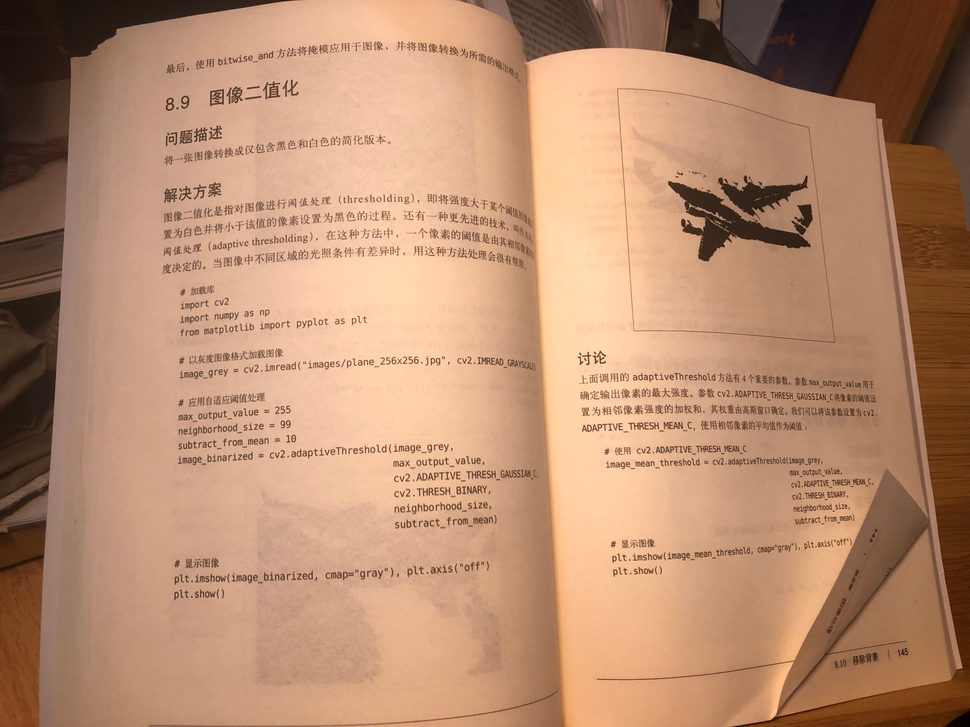
#> input picture PRECESSING/ImageData/mytest.png, 970 x 727 px, shrunk from 4032 x 3024 before the run, found by its file name
$ python test.py
#> lines starting #> are read from the running program, lines starting #| are printed output that depends on the picture; after the words box and inside, x2 and y2 are one past the last pixel; in counts of white or black regions, pixels touching at a corner belong together
# -*- coding: utf-8 -*-
# @Time    : 2020/1/3 18:55
# @Author  : WangXY TBX
# @File    : test.py
# @Software: PyCharm
# @Description: Designed by TBX WANG
import cv2
import matplotlib.pyplot as plt


max_output_value = 255
mytest=cv2.imread("skitlearn/PRECESSING/ImageData/mytest.png",cv2.IMREAD_GRAYSCALE)
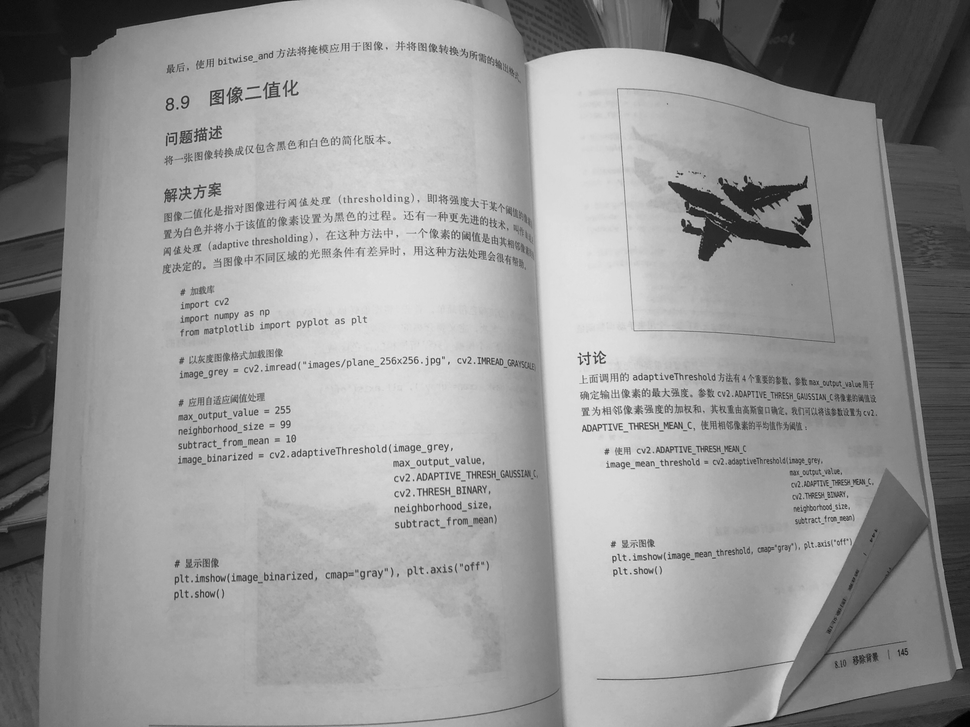
#> mytest: shape (727, 970); min 1, max 241, mean 149.9
neighbour_size = 35
subtract_from_mean = 5
image_binary=cv2.adaptiveThreshold(mytest,255,cv2.ADAPTIVE_THRESH_MEAN_C,cv2.THRESH_BINARY,neighbour_size,subtract_from_mean)
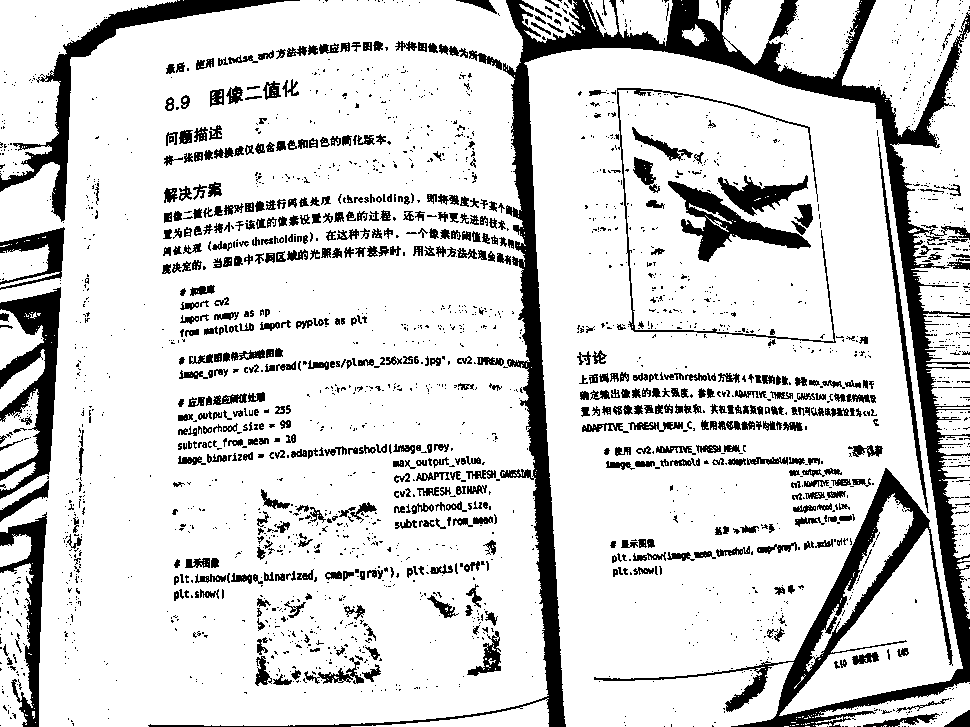
#> image_binary: shape (727, 970); 83.5% white; 2524 black regions (1928 under 20 px), largest, box (x1, y1, x2, y2) and area: (148, 0, 970, 727) 44333, (0, 0, 300, 222) 6075, (0, 287, 61, 499) 5430
plt.imshow(image_binary,cmap='gray')
plt.show(image_binary.all())
cv2.imwrite("skitlearn/PRECESSING/ImageData/testresult.jpeg",image_binary)

$ run again, with PRECESSING/ImageData/cupTest.JPG saved as PRECESSING/ImageData/mytest.png
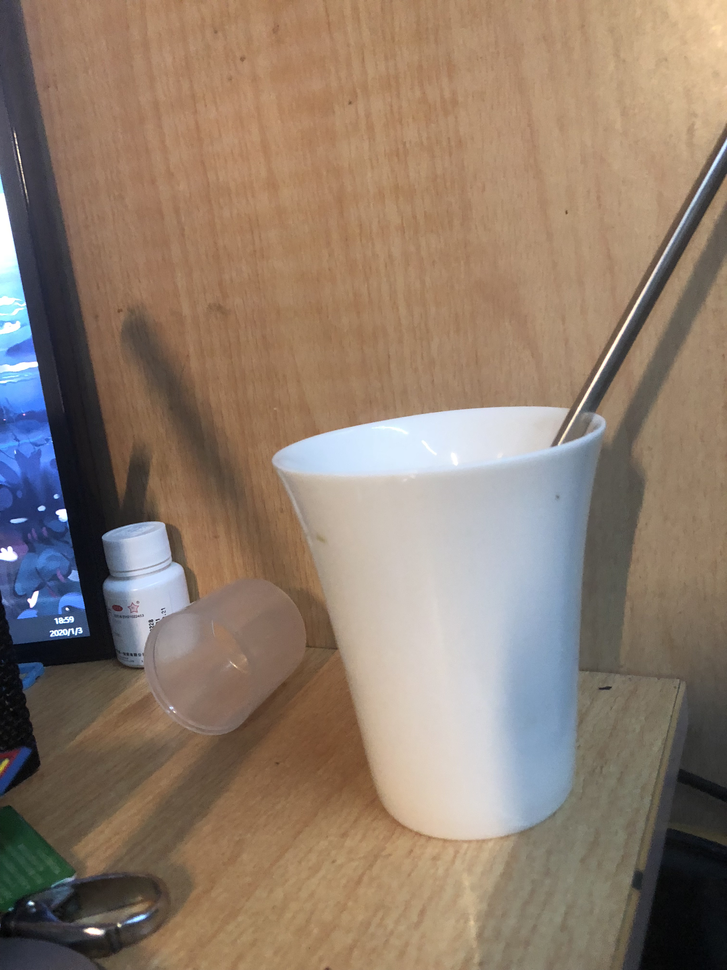
#> input picture PRECESSING/ImageData/cupTest.JPG, 727 x 970 px, shrunk from 3024 x 4032 before the run, found by its file name
#> `mytest=cv2.imread("skitlearn/PRECESSING/ImageData/mytest.png",cv2.IMRE..`:
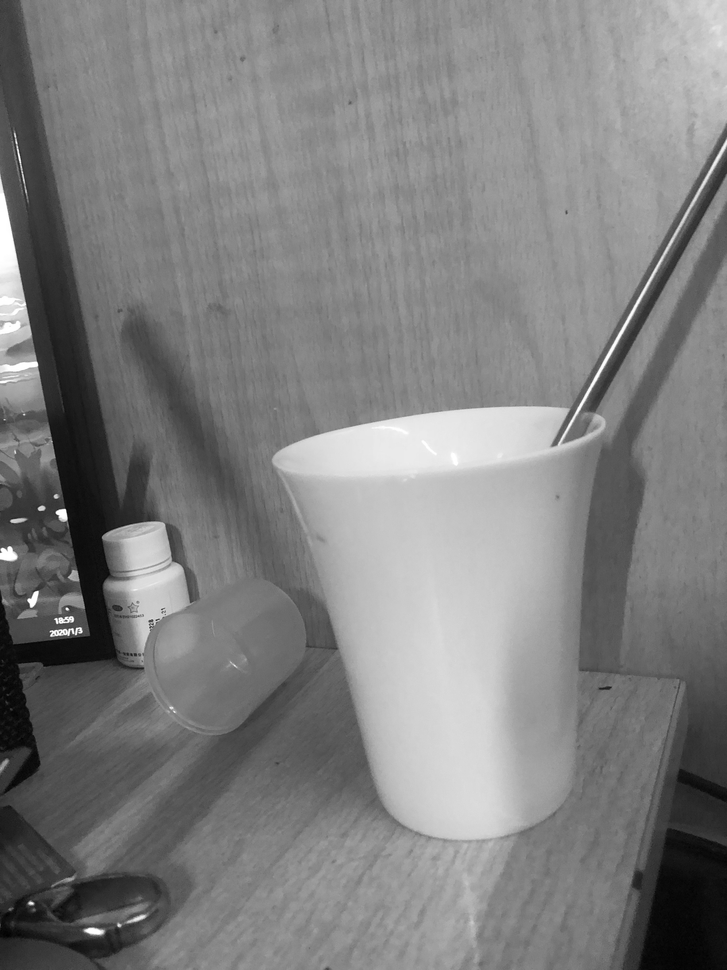
#> mytest: shape (970, 727); min 1, max 255, mean 127.6
#> `image_binary=cv2.adaptiveThreshold(mytest,255,cv2.ADAPTIVE_THRESH_MEAN..`:
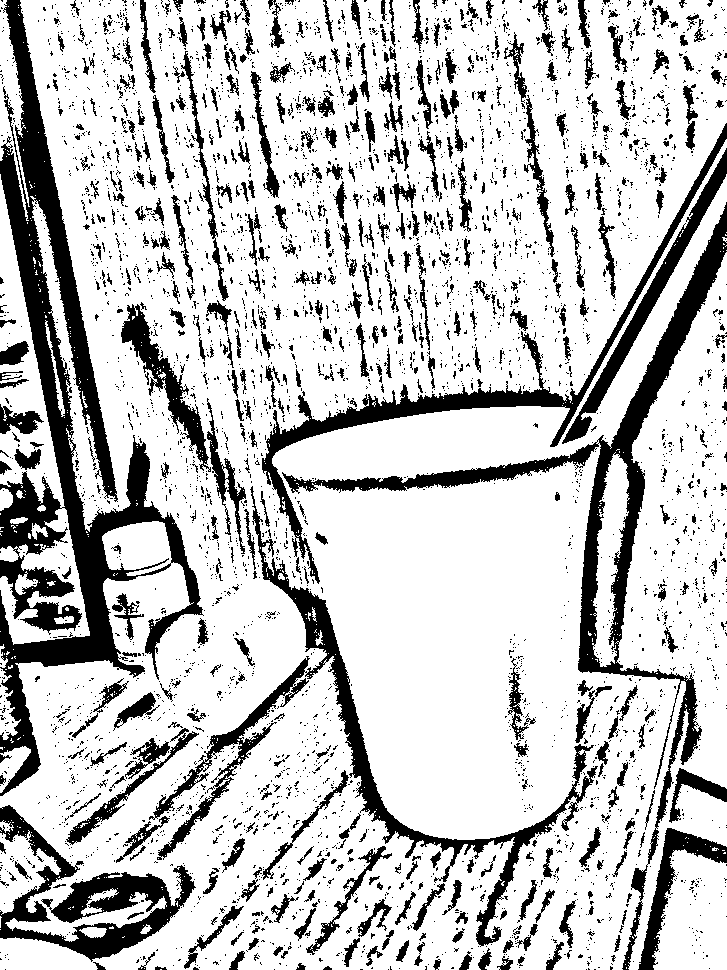
#> image_binary: shape (970, 727); 77.7% white; 4389 black regions (3875 under 20 px), largest, box (x1, y1, x2, y2) and area: (0, 0, 204, 796) 35586, (282, 202, 727, 970) 17503, (149, 486, 598, 947) 12951

$ run again, with PRECESSING/ImageData/plane_256x256.jpg saved as PRECESSING/ImageData/mytest.png
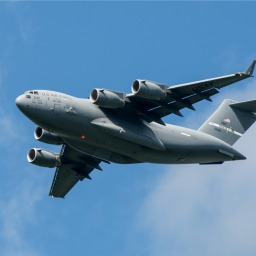
#> input picture PRECESSING/ImageData/plane_256x256.jpg, 256 x 256 px, found by its file name
#> `mytest=cv2.imread("skitlearn/PRECESSING/ImageData/mytest.png",cv2.IMRE..`:
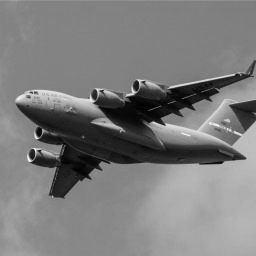
#> mytest: shape (256, 256); min 1, max 250, mean 124
#> `image_binary=cv2.adaptiveThreshold(mytest,255,cv2.ADAPTIVE_THRESH_MEAN..`:
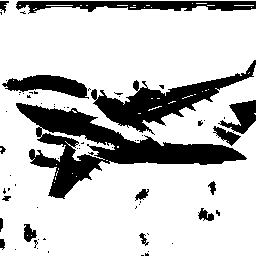
#> image_binary: shape (256, 256); 77.3% white; 68 black regions (51 under 20 px), largest, box (x1, y1, x2, y2) and area: (16, 103, 247, 199) 6759, (91, 60, 256, 135) 3463, (16, 1, 256, 14) 1785
